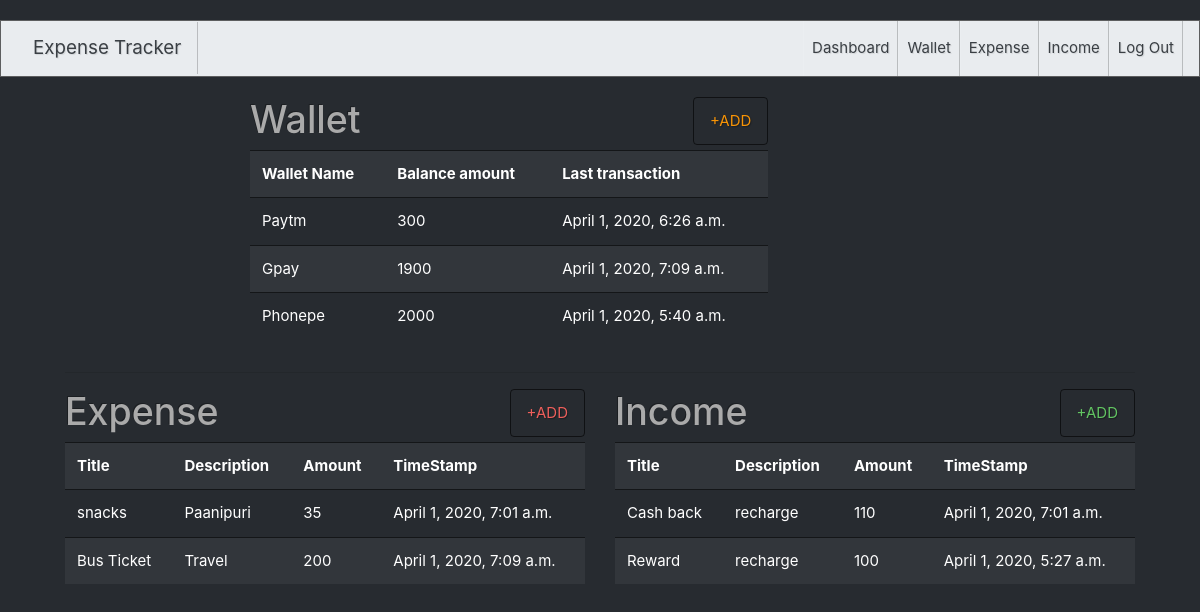
The app's page /dashboard/ (signed in) with its own data.
### tracker/models.py (models this page shows, shortened)
class Wallet(models.Model):
    name=models.CharField(max_length=100)
    balance=models.IntegerField()
    last_transaction=models.DateTimeField(auto_now=True)
    user=models.ForeignKey(User,on_delete=models.CASCADE,null=True,blank=True)

class Expense(models.Model):
    title= models.CharField(max_length = 100 )
    Amount =models.IntegerField()
    timestamp =models.DateTimeField(auto_now=True)
    description=models.TextField()
    user=models.ForeignKey(User,on_delete=models.CASCADE,null=True,blank=True)
    wallet=models.ForeignKey(Wallet,on_delete=models.CASCADE,null=True,blank=True)

class Income(models.Model):
    title= models.CharField(max_length = 100 )
    description=models.TextField()
    Amount =models.IntegerField()
    timestamp =models.DateTimeField(auto_now=True)
    user=models.ForeignKey(User,on_delete=models.CASCADE,null=True,blank=True)
    wallet=models.ForeignKey(Wallet,on_delete=models.CASCADE,null=True,blank=True)

### tracker/views.py (the view)
# urls.py: path('dashboard/',dashboard),
def dashboard(request):
    user=request.user
    wallet=Wallet.objects.filter(user=user)
    expense=Expense.objects.filter(user=user)
    income=Income.objects.filter(user=user)
    return render(request,"dashboard.html",{"wallet":wallet,"expense":expense,"income":income})

### tracker/templates/dashboard.html
{% extends 'bootswatch.html' %}
{% block body %}
 <div class="container">
    <div class="row">
        <div class="col-8" style="padding-left: 200px;">
            <div style="display: flex;justify-content: space-between;">
                <h1>Wallet</h1>
                <a href="/create_wallet/"><button class="btn btn-outline-warning">+ADD</button></a>
            </div>
           <table class="table table-striped">
               <tr>
                   <th>Wallet Name</th>
                   <th>Balance amount</th>
                   <th>Last transaction</th>
               </tr>
           {% for wal in wallet %}
               <tr>
                   <td>{{wal.name}}</td>
                   <td>{{wal.balance}}</td>
                   <td>{{wal.last_transaction}}</td>
               </tr>
           {% endfor %}
          </table>
        </div>
       </div>
       <hr>
     <div class="row">
         <div class="col-6" >
             <div style="display: flex;justify-content: space-between;">
                <h1>Expense</h1>
                <a href="/create_expense/"><button class="btn btn-outline-danger">+ADD</button></a>
            </div>
            <table class="table table-striped">
                <tr>
                    <th>Title</th>
                    <th>Description</th>
                    <th>Amount</th>
                    <th>TimeStamp</th>
                </tr>
            {% for exs in expense %}
                <tr>
                    <td>{{exs.title}}</td>
                    <td>{{exs.description}}</td>
                    <td>{{exs.Amount}}</td>
                    <td>{{exs.timestamp}}</td>
                </tr>
            {% endfor %}
            </table>
         </div>
         <div class="col-6">
            <div style="display: flex;justify-content: space-between;">
                <h1>Income</h1>
                <a href="/create_income/"><button class="btn btn-outline-success">+ADD</button></a>
            </div>
           <table class="table table-striped">
               <tr>
                   <th>Title</th>
                   <th>Description</th>
                   <th>Amount</th>
                   <th>TimeStamp</th>
               </tr>
           {% for inc in income %}
               <tr>
                   <td>{{inc.title}}</td>
                   <td>{{inc.description}}</td>
                   <td>{{inc.Amount}}</td>
                   <td>{{inc.timestamp}}</td>
               </tr>
           {% endfor %}
           </table>
        </div>
    </div>
 </div>
{% endblock %}

### records on screen
Wallet: name "Paytm", balance "300", last_transaction "April 1, 2020, 6:26 a.m."
Wallet: name "Gpay", balance "1900", last_transaction "April 1, 2020, 7:09 a.m."
Wallet: name "Phonepe", balance "2000", last_transaction "April 1, 2020, 5:40 a.m."
Expense: title "snacks", description "Paanipuri", Amount "35", timestamp "April 1, 2020, 7:01 a.m."
Expense: title "Bus Ticket", description "Travel", Amount "200", timestamp "April 1, 2020, 7:09 a.m."
Income: title "Cash back", description "recharge", Amount "110", timestamp "April 1, 2020, 7:01 a.m."
Income: title "Reward", description "recharge", Amount "100", timestamp "April 1, 2020, 5:27 a.m."
